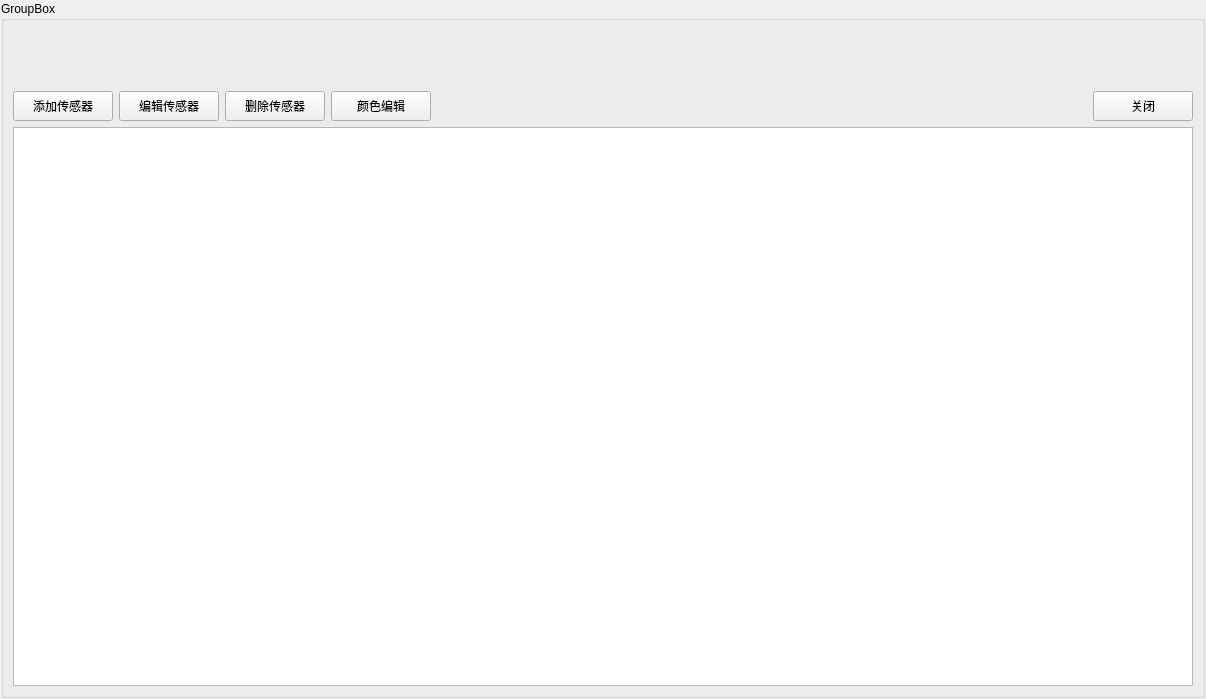
<?xml version="1.0" encoding="UTF-8"?>
<ui version="4.0">
 <class>SensorManageForm</class>
 <widget class="QWidget" name="SensorManageForm">
  <property name="geometry">
   <rect>
    <x>0</x>
    <y>0</y>
    <width>1206</width>
    <height>699</height>
   </rect>
  </property>
  <property name="windowTitle">
   <string>Form</string>
  </property>
  <layout class="QGridLayout" name="gridLayout_2">
   <property name="leftMargin">
    <number>1</number>
   </property>
   <property name="topMargin">
    <number>1</number>
   </property>
   <property name="rightMargin">
    <number>1</number>
   </property>
   <property name="bottomMargin">
    <number>1</number>
   </property>
   <item row="0" column="0">
    <widget class="GroupBoxEx" name="groupBox">
     <property name="title">
      <string>GroupBox</string>
     </property>
     <layout class="QGridLayout" name="gridLayout">
      <property name="topMargin">
       <number>70</number>
      </property>
      <item row="0" column="0">
       <widget class="PushButtonEx" name="pushButtonAdd">
        <property name="minimumSize">
         <size>
          <width>100</width>
          <height>30</height>
         </size>
        </property>
        <property name="text">
         <string>添加传感器</string>
        </property>
       </widget>
      </item>
      <item row="0" column="1">
       <widget class="PushButtonEx" name="pushButtonEdit">
        <property name="minimumSize">
         <size>
          <width>100</width>
          <height>30</height>
         </size>
        </property>
        <property name="text">
         <string>编辑传感器</string>
        </property>
       </widget>
      </item>
      <item row="0" column="2">
       <widget class="PushButtonEx" name="pushButton_3">
        <property name="minimumSize">
         <size>
          <width>100</width>
          <height>30</height>
         </size>
        </property>
        <property name="text">
         <string>删除传感器</string>
        </property>
       </widget>
      </item>
      <item row="0" column="3">
       <widget class="PushButtonEx" name="pushButtonColor">
        <property name="minimumSize">
         <size>
          <width>100</width>
          <height>30</height>
         </size>
        </property>
        <property name="text">
         <string>颜色编辑</string>
        </property>
       </widget>
      </item>
      <item row="0" column="4">
       <spacer name="horizontalSpacer">
        <property name="orientation">
         <enum>Qt::Horizontal</enum>
        </property>
        <property name="sizeHint" stdset="0">
         <size>
          <width>40</width>
          <height>20</height>
         </size>
        </property>
       </spacer>
      </item>
      <item row="0" column="5">
       <widget class="PushButtonEx" name="pushButtonClose">
        <property name="minimumSize">
         <size>
          <width>100</width>
          <height>30</height>
         </size>
        </property>
        <property name="text">
         <string>关闭</string>
        </property>
       </widget>
      </item>
      <item row="1" column="0" colspan="6">
       <widget class="TableViewEx" name="tableViewSensor"/>
      </item>
     </layout>
    </widget>
   </item>
  </layout>
 </widget>
 <customwidgets>
  <customwidget>
   <class>GroupBoxEx</class>
   <extends>QGroupBox</extends>
   <header>ctrls/GroupBoxEx.h</header>
   <container>1</container>
  </customwidget>
  <customwidget>
   <class>PushButtonEx</class>
   <extends>QPushButton</extends>
   <header>ctrls/PushButtonEx.h</header>
  </customwidget>
  <customwidget>
   <class>TableViewEx</class>
   <extends>QTableView</extends>
   <header>ctrls/TableViewEx.h</header>
  </customwidget>
 </customwidgets>
 <resources/>
 <connections/>
</ui>
